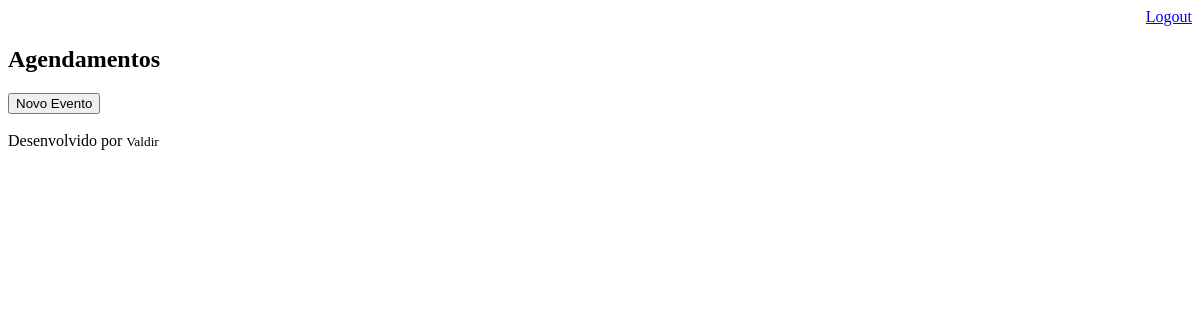
Page /agenda/ (signed in) on the earlier database version.
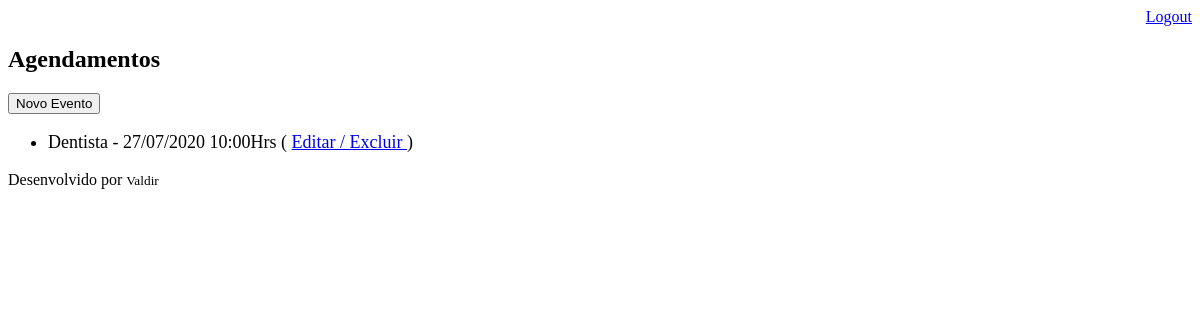
Same page on the later database version.
### core/models.py (models this page shows, shortened)
class Evento(models.Model):
    titulo = models.CharField(max_length=100) # cria campo de no max 100 caracteres
    descricao = models.TextField(blank=True, null=True)
    data_event  = models.DateTimeField(verbose_name='Data do Evento')
    data_criacao  = models.DateTimeField(auto_now=True) # auto_now insere a hora atual
    usuario = models.ForeignKey(User, on_delete=models.CASCADE)
    class Meta:
        db_table = 'evento'
    def get_data_evento(self):
        return self.data_event.strftime('%d/%m/%Y %H:%MHrs')
    def get_evento_atrasado(self):
        if self.data_event < datetime.now():
            return True
        else:
            return False

### core/views.py (the view)
# urls.py: path('agenda/', views.lista_eventos),
@login_required(login_url='/login/')
def lista_eventos(request):
    usuario = request.user
    data_atual = datetime.now() - timedelta(hours=1)
    evento = Evento.objects.filter(usuario=usuario, data_event__gt=data_atual)
    dados  = { 'eventos':evento }
    return render(request, 'agenda.html', dados)

### templates/agenda.html (shortened to what this page needs)
{% extends "model-page.html" %}
{% block content %}
    <h2>Agendamentos</h2>
     <a href="evento/">
       <button type="button">Novo Evento</button>
     </a>
    <ul style="font-size: 18px">
       {% for evento in eventos %}
          <li >
              <div style=>
              {{ evento.titulo }} - {{evento.get_data_evento}}
              ( <a href="evento/?id={{ evento.id }}"> Editar </a>
              <a href="evento/delete/{{ evento.id }}/"> / Excluir </a>)
             </div>
          </li>
       {% endfor %}
    </ul>
{% endblock %}

Differences in the rows shown:
now on this page (row edited): Evento: titulo "Dentista", get_data_evento "27/07/2020 10:00Hrs"
